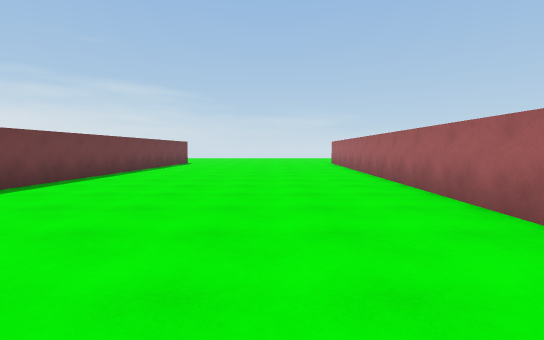
[1] (above)

14 first-person views from a walk through a scene from a Unity 3-D project. The camera is 1.3 m above the floor, tilts 4° down and sees 85° across. The floor is counted in squares, 2 m on a side. Each view is taken from the middle of a square. On the plan, view 1 faces up. The plan holds only what a view shows up to about 9 squares ahead; the rest is blank. The place goes on beyond the plan. Surface patterns are stand-ins for the level's own textures.

[2]
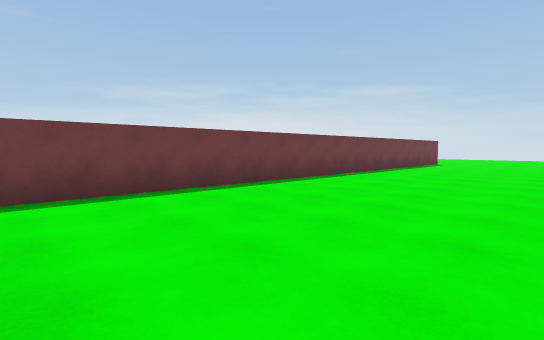

[3]
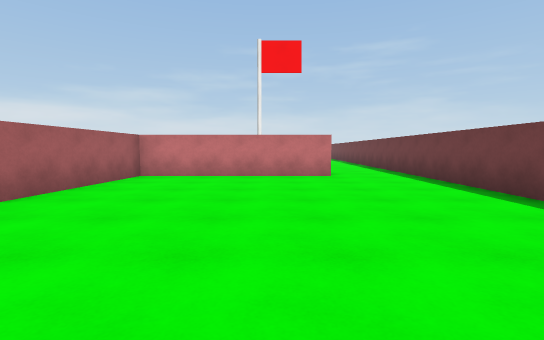

[4]
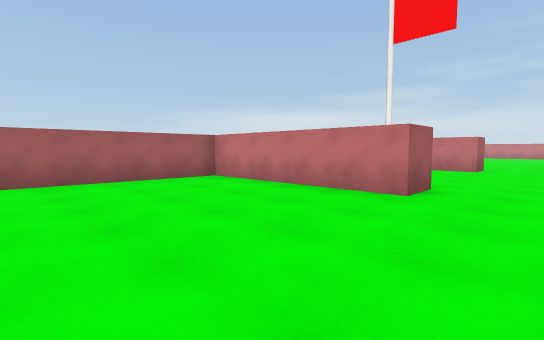

[5]
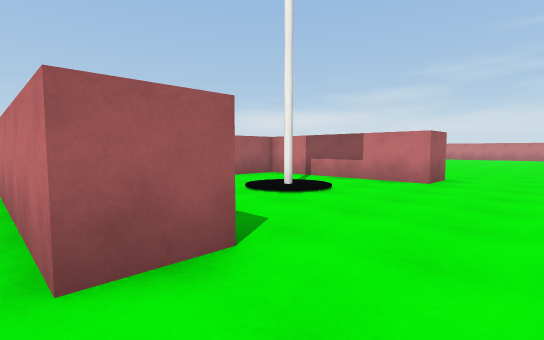

[6]
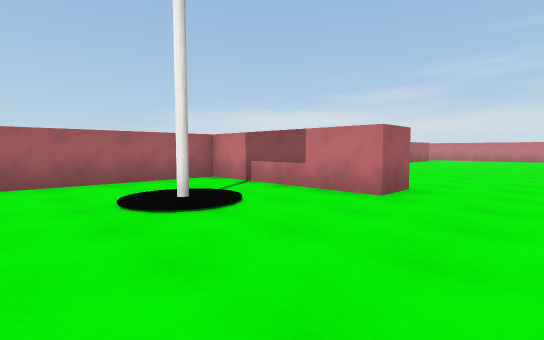

[7]
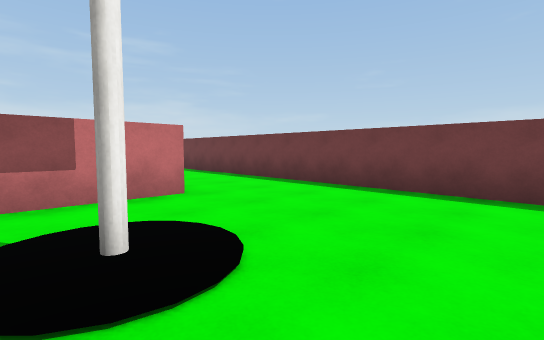

[8]
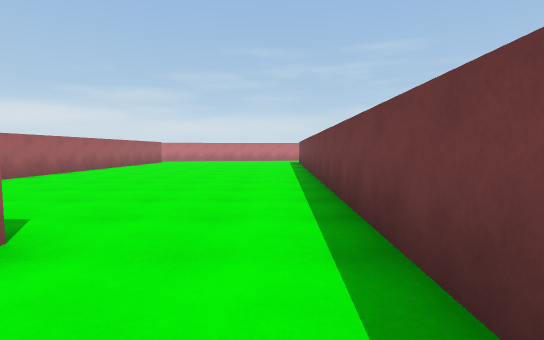

[9]
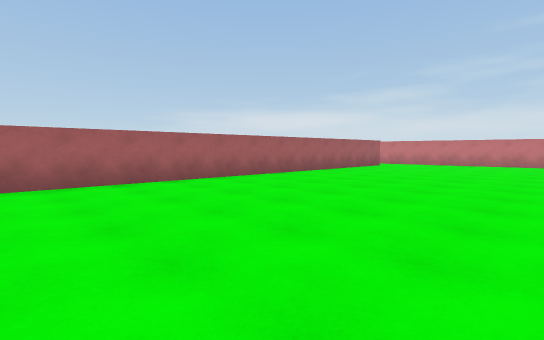

[10]
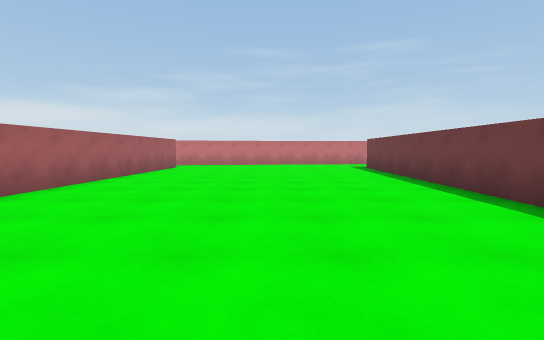

[11]
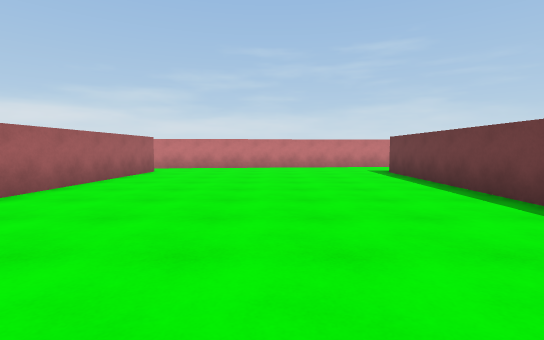

[12]
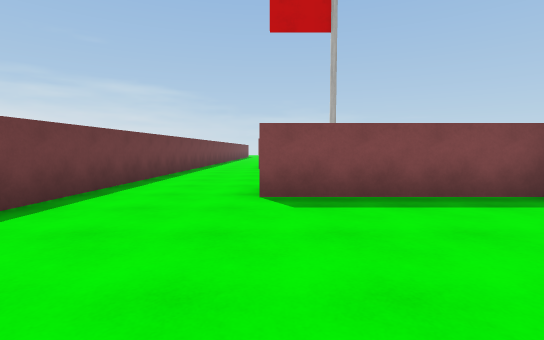

[13]
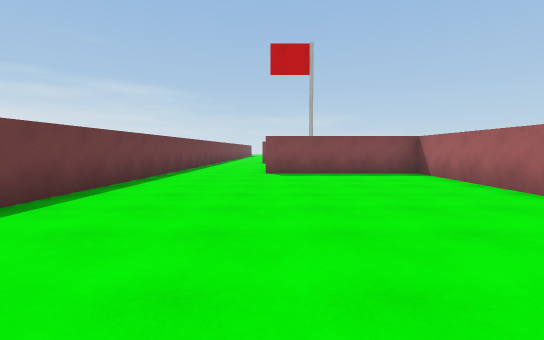

[14]
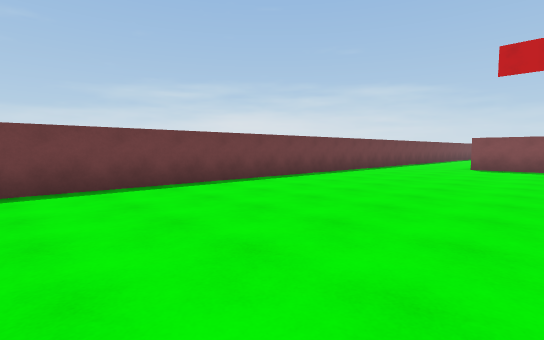

### Floor plan
Points are (right, up) in squares from view 1. A wall is a line through its corners. A room is listed if a view was taken in it or the views show most of it. See-through windows are left out.
Room 1 (views 1, 2, 3, 4, 5)
walls: (-2.4, -0.2) (2.2, -0.2) (2.5, 7.6); (-4.2, 7.6) (-4.5, -0.6)
ways out: opening at (-3.5, -1) to room 2
Room 2 (views 6, 7, 8)
walls: (-2.4, -1.2) (-2.4, -0.2); (-2.2, -6) (2, -6) (2.1, -2.2); (-4.5, -0.6) (-4.8, -5.6)
ways out: opening at (-3.5, -1) to room 1; opening at (-3.5, -6.5) to room 3
Room 3 (views 9, 10, 11, 12, 13, 14)
walls: (1.5, -18.5) (1.9, -7) (-2.2, -7) (-2.2, -6); (-4.8, -5.6) (-5.3, -18.5)
ways out: opening at (-3.5, -6.5) to room 2

Positions as (right, up) in squares from view 1, and headings:
1: (0, 0), facing up
2: (0, 0), facing up-left
3: (-1, 7), facing down
4: (-4, 4), facing down-right
5: (-4, 0), facing down-right
6: (-4, -2), facing down-right
7: (0, -2), facing down-left
8: (-4, -5), facing down
9: (-4, -8), facing down-right
10: (-2, -9), facing down
11: (-2, -11), facing down
12: (-2, -11), facing up
13: (-2, -15), facing up
14: (0, -18), facing up-left
